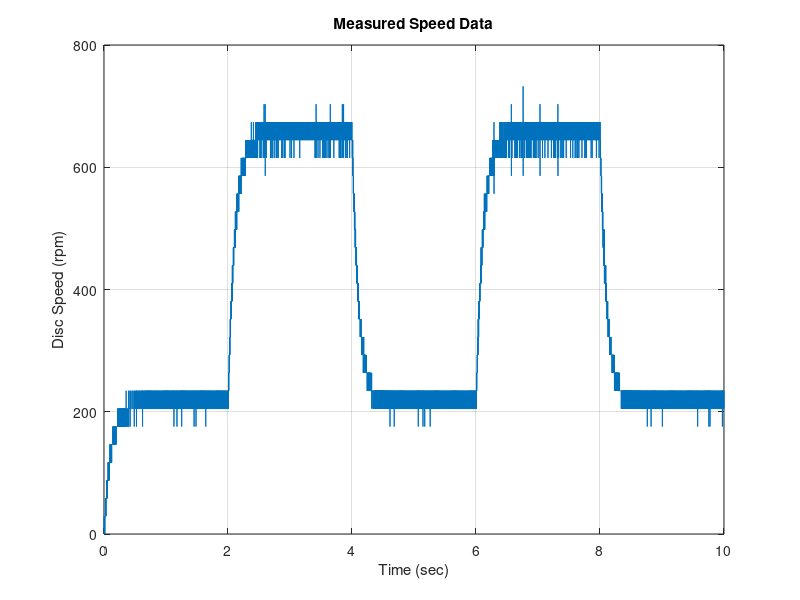
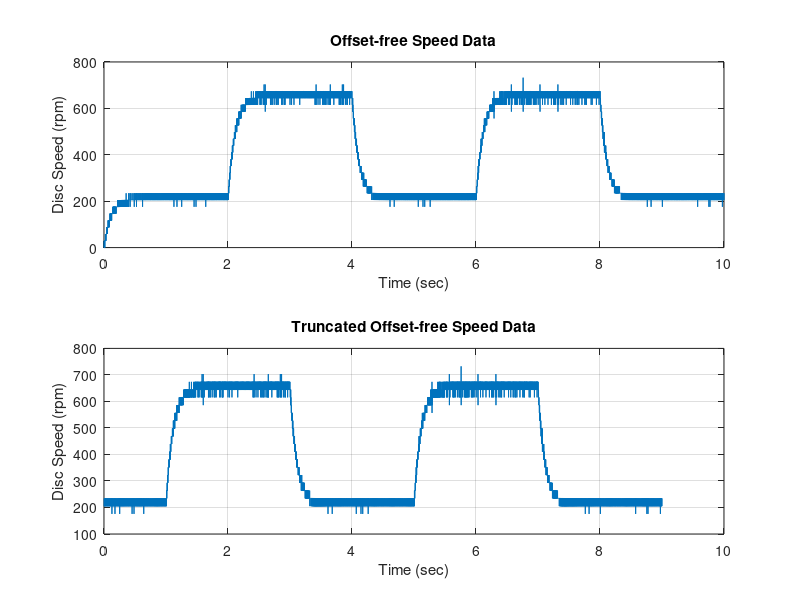
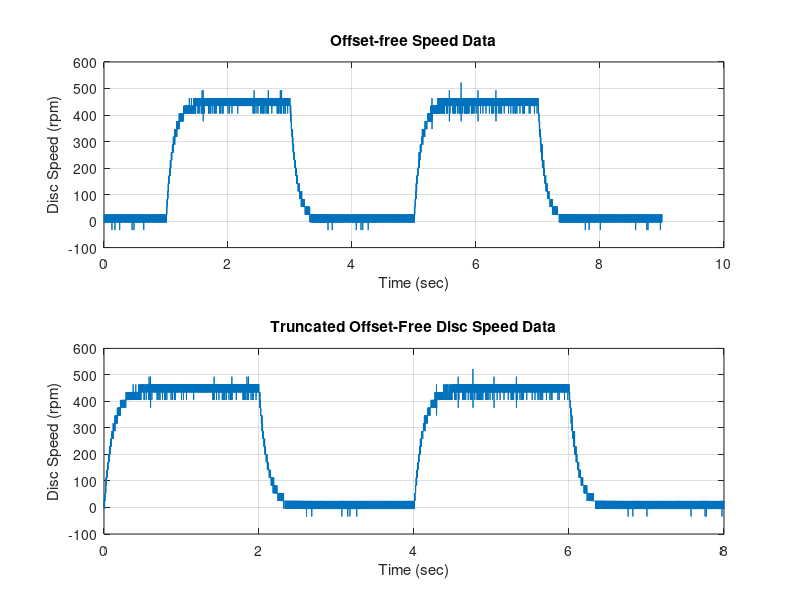
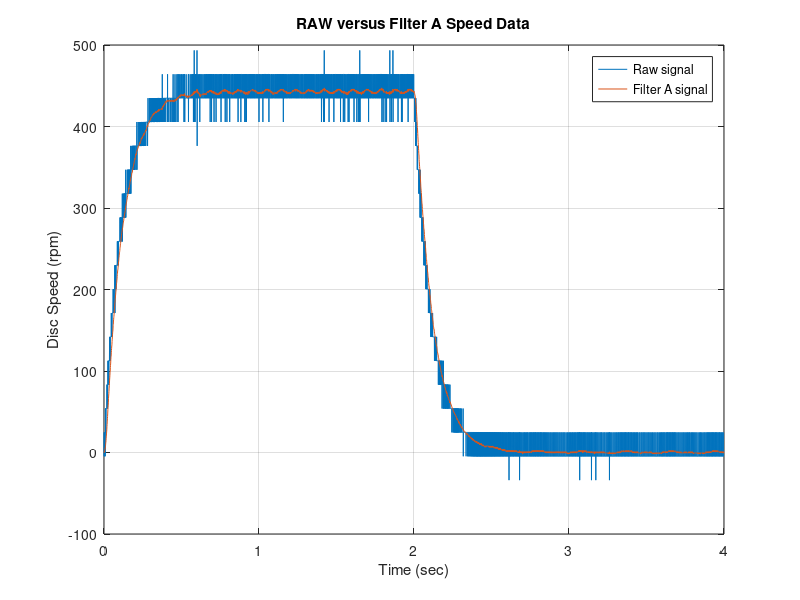

The MATLAB script that drew these images, in order:
%%-#############################################################
% Q1:   Load the data
%--#############################################################

% Load the MAT file:
load('PreLab1_Data.mat'); 

% Extract data from the discSpeed matrix:
t_orig = discSpeed(:,1); % extracts first column
disc_speed_orig = discSpeed(:,2); % extracts second column

% Plot the original data set:
% (Write your code after the given locked code)
try
  close("Q1_FIG_01")
catch
end
figure("Name", "Q1_FIG_01");

plot(t_orig, disc_speed_orig);
title('Measured Speed Data');
xlabel('Time (sec)');
ylabel('Disc Speed (rpm)');
grid on;



%%-#############################################################
% Q2:   Trucate the data
%--#############################################################

% Truncate the data:
% Note: Have all variables in the same vector size and vector shape (all in column vector form).
% Although in normal MATLAB coding, you can plot same-size vectors regardless of
% whether they are row vectors, column vectors, or a mix of both, 
% for the purposes of this testing function, all vectors must be column vectors.

disc_speed_trunc = disc_speed_orig(1001:end); % skips first 1000 rows
t_trunc = t_orig(1001:end) - t_orig(1001);    % dittoo, but shift time 
                                              % vector so starts at zero

% Plot both the ORIGINAL and TRUNCATED data sets:
try
  close("Q2_FIG_01")
catch
end
figure("Name", "Q2_FIG_01");

figure;

subplot(2, 1, 1); %two rows, 1 column first plot. Edit first frame
plot(t_orig, disc_speed_orig);
title('Offset-free Speed Data');
xlabel('Time (sec)');
ylabel('Disc Speed (rpm)');
grid on;

subplot(2, 1, 2); % edits second frame
plot(t_trunc, disc_speed_trunc);
title('Truncated Offset-free Speed Data');
xlabel('Time (sec)');
ylabel('Disc Speed (rpm)');
grid on;

        
%%-#############################################################
% Q3:   DC offset removal part 1 of 3
%--#############################################################        
        
% compute the DC offset from the first 1000 samples of disc_speed_trunc
DC_offset = mean(disc_speed_trunc(1:1000));


%%-#############################################################
% Q4a:   DC offset removal part 2 of 3
%--#############################################################   

% remove the DC offset from disc_speed_trunc
disc_speed_offset_free = disc_speed_trunc - DC_offset;
t_offset_free = t_trunc;


%%-#############################################################
% Q4b:   DC offset removal part 3 of 3
%--############################################################# 

% Truncate the data
disc_speed_ready = disc_speed_offset_free(1001:end); % save only after 1kth entry
t_ready = t_offset_free(1001:end) - t_offset_free(1001); % start at 0



% Plot both the OFFSET-FREE data set and the "ready" TRUNCATED OFFSET-FREE data set

try
  close("Q4b_FIG_01")
catch
end
figure("Name", "Q4b_FIG_01");

subplot(2, 1, 1);
plot(t_offset_free, disc_speed_offset_free);
title('Offset-free Speed Data');
xlabel('Time (sec)');
ylabel('Disc Speed (rpm)');
grid on;

subplot(2, 1, 2);
plot(t_ready, disc_speed_ready);
title('Truncated Offset-Free Disc Speed Data');
xlabel('Time (sec)');
ylabel('Disc Speed (rpm)');
grid on;

        
%%-#############################################################
% Q5a:   Filtering the noise part 1 of 2  (Preserve signal shape)
%--############################################################# 

% create Y_disc and T  
% i.e get 4000 sampless and put in Y_disc and T
Y_disc = disc_speed_ready(1:4000);
T = t_ready(1:4000);

% create the filter weights
N = 20;
a = 1;

b = ones(1, N+1) / (N+1);



% apply the filter and create Y_disc_filtered_A

% this creates 21 ones, then divides them by 21 to create a 'weight factor'
Y_disc_filtered_A = filter(b, a, Y_disc);
% this applies factor to signal, 
% at every point in time, replace measurement with average of last 21 sigs

% Plot:
%   T  vs  Y_disc vs 
%   T  vs  Y_disc_filtered_A
try
  close("Q5a_FIG_01")
catch
end
figure("Name", "Q5a_FIG_01");

plot(T, Y_disc);
hold on;
plot(T, Y_disc_filtered_A);
hold off;
title('RAW versus Filter A Speed Data');
xlabel('Time (sec)');
ylabel('Disc Speed (rpm)');
legend('Raw signal', 'Filter A signal');
grid on;


        
%%-#############################################################
% Q5b:   Filtering the noise part 2 of 2 (Maximise smoothness)
%--#############################################################       
% create the filter weights
N = 200;
a = 1;

b = ones(1, N+1) / (N+1);

% same thing but now 200 avg instead of 21

    
% apply the filter and create Y_disc_filtered_B
Y_disc_filtered_B = filter(b, a, Y_disc);

% Plot:
%   T  vs  Y_disc vs 
%   T  vs  Y_disc_filtered_A
%   T  vs  Y_disc_filtered_B
try
  close("Q5b_FIG_01")
catch
end
figure("Name", "Q5b_FIG_01");

plot(T, Y_disc);
hold on;
plot(T, Y_disc_filtered_A);
plot(T, Y_disc_filtered_B);
hold off;

title('RAW versus Filter A versus Filter B Speed Data');
xlabel('Time (sec)');
ylabel('Disc Speed (rpm)');
legend('Raw signal', 'Filter A signal', 'Filter B signal');
grid on;



        
